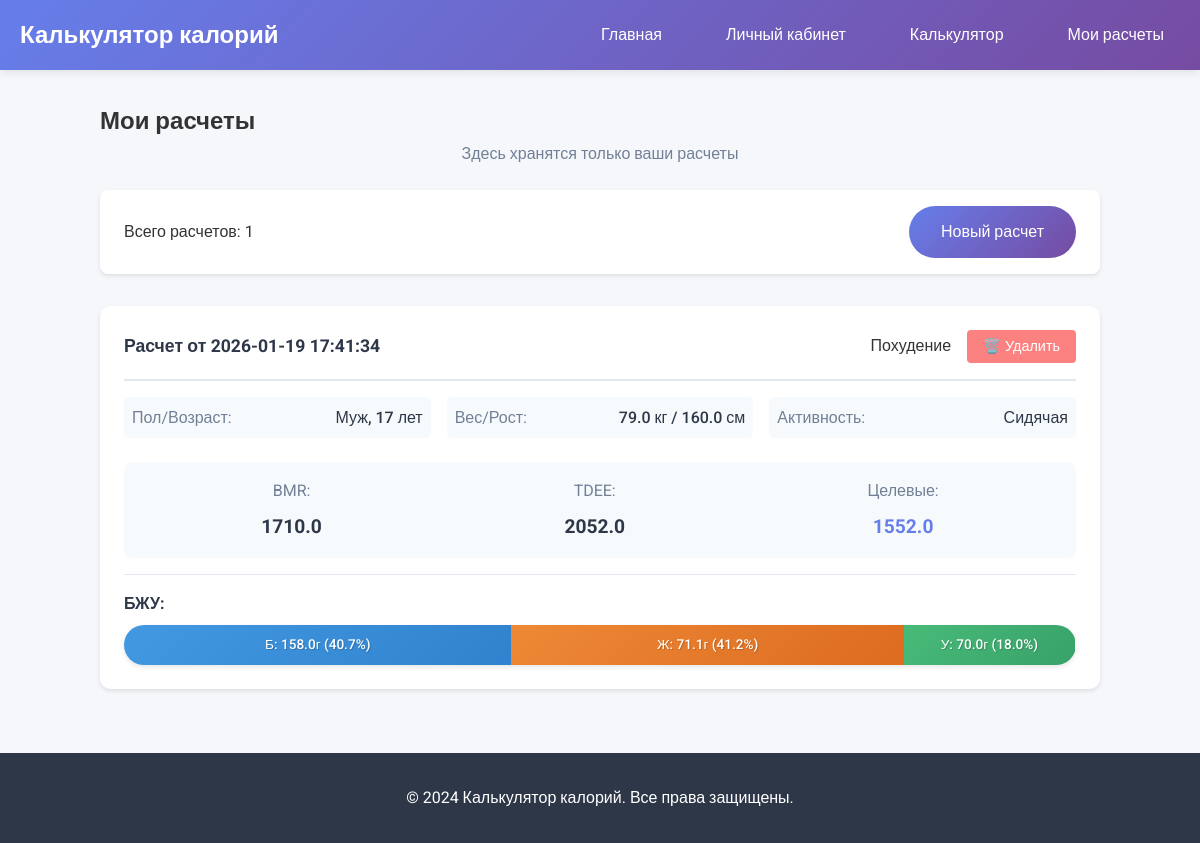
Screenshot of /history (signed in) with the database file from the repository.
### tables this page shows
CREATE TABLE calculations (
            id INTEGER PRIMARY KEY AUTOINCREMENT,
            user_id INTEGER NOT NULL,
            timestamp DATETIME DEFAULT CURRENT_TIMESTAMP,
            gender TEXT NOT NULL,
            age INTEGER NOT NULL,
            weight REAL NOT NULL,
            height REAL NOT NULL,
            goal TEXT NOT NULL,
            activity TEXT NOT NULL,
            bmr REAL NOT NULL,
            tdee REAL NOT NULL,
            target_calories REAL NOT NULL,
            protein_g REAL NOT NULL,
            fat_g REAL NOT NULL,
            carbs_g REAL NOT NULL,
            protein_percent REAL NOT NULL,
            fat_percent REAL NOT NULL,
            carbs_percent REAL NOT NULL,
            FOREIGN KEY (user_id) REFERENCES users (id)
        );

### app.py (the view)
@app.route('/history')
@login_required
def history():
    user = session['user']
    calculations = CalorieCalculator.get_user_calculations(user['id'])
    return render_template('history.html', calculations=calculations)

### app.py (called while the page is built)
@app.context_processor
def inject_user():
    user = None
    if 'user' in session:
        user = session['user']
    return dict(user=user)

def login_required(f):
    from functools import wraps
    @wraps(f)
    def decorated_function(*args, **kwargs):
        if 'user' not in session:
            flash('Пожалуйста, войдите в систему для доступа к этой странице', 'warning')
            return redirect(url_for('login'))
        return f(*args, **kwargs)
    return decorated_function

### database.py (called while the page is built)
def get_db_connection():
    conn = sqlite3.connect('data/calories.db')
    conn.row_factory = sqlite3.Row
    return conn

### models.py (called while the page is built)
    @staticmethod
    def get_user_calculations(user_id):
        conn = get_db_connection()
        cursor = conn.cursor()
        cursor.execute('''
            SELECT * FROM calculations
            WHERE user_id = ?
            ORDER BY timestamp DESC
        ''', (user_id,))
        calculations = cursor.fetchall()
        conn.close()
        return calculations

### templates/history.html
{% extends "base.html" %}
{% block content %}
<div class="history-container">
    <h2>Мои расчеты</h2>
    <p class="history-info">Здесь хранятся только ваши расчеты</p>
    {% if calculations %}
    <div class="history-controls">
        <p>Всего расчетов: {{ calculations|length }}</p>
        <a href="{{ url_for('calculate') }}" class="btn btn-primary">Новый расчет</a>
    </div>
    <div class="history-list">
        {% for calc in calculations %}
        <div class="history-card">
            <div class="history-header">
                <h3>Расчет от {{ calc['timestamp'] }}</h3>
                <div class="history-actions">
                    <span class="goal-badge {{ calc['goal'] }}">
                        {{ "Похудение" if calc['goal'] == 'loss' else "Набор массы" if calc['goal'] == 'gain' else "Поддержание" }}
                    </span>
                    <form method="POST" action="{{ url_for('delete_calculation', calculation_id=calc.id) }}"
                          onsubmit="return confirm('Удалить этот расчет?')">
                        <button type="submit" class="btn-delete">🗑️ Удалить</button>
                    </form>
                </div>
            </div>
            <div class="history-info">
                <div class="info-row">
                    <span>Пол/Возраст:</span>
                    <span>{{ "Муж" if calc['gender'] == 'male' else "Жен" }}, {{ calc['age'] }} лет</span>
                </div>
                <div class="info-row">
                    <span>Вес/Рост:</span>
                    <span>{{ calc['weight'] }} кг / {{ calc['height'] }} см</span>
                </div>
                <div class="info-row">
                    <span>Активность:</span>
                    <span>{{ "Сидячая" if calc['activity'] == 'sedentary' else "Легкая" if calc['activity'] == 'light' else "Умеренная" if calc['activity'] == 'moderate' else "Высокая" if calc['activity'] == 'active' else "Очень высокая" }}</span>
                </div>
            </div>
            <div class="calorie-summary">
                <div class="summary-item">
                    <span>BMR:</span>
                    <strong>{{ calc['bmr'] }}</strong>
                </div>
                <div class="summary-item">
                    <span>TDEE:</span>
                    <strong>{{ calc['tdee'] }}</strong>
                </div>
                <div class="summary-item highlight">
                    <span>Целевые:</span>
                    <strong>{{ calc['target_calories'] }}</strong>
                </div>
            </div>
            <div class="macros-summary">
                <h4>БЖУ:</h4>
                <div class="macros-bars">
                    <div class="macro-bar protein" style="width: {{ calc['protein_percent'] }}%">
                        <span>Б: {{ calc['protein_g'] }}г ({{ calc['protein_percent'] }}%)</span>
                    </div>
                    <div class="macro-bar fat" style="width: {{ calc['fat_percent'] }}%">
                        <span>Ж: {{ calc['fat_g'] }}г ({{ calc['fat_percent'] }}%)</span>
                    </div>
                    <div class="macro-bar carbs" style="width: {{ calc['carbs_percent'] }}%">
                        <span>У: {{ calc['carbs_g'] }}г ({{ calc['carbs_percent'] }}%)</span>
                    </div>
                </div>
            </div>
        </div>
        {% endfor %}
    </div>
    {% else %}
    <div class="empty-history">
        <p>У вас еще нет расчетов.</p>
        <a href="{{ url_for('calculate') }}" class="btn btn-primary">Сделать первый расчет</a>
    </div>
    {% endif %}
</div>
{% endblock %}

### templates/base.html (shortened to what this page needs)
<!DOCTYPE html>
<html lang="ru">
<head>
    <link rel="stylesheet" href="{{ url_for('static', filename='style.css') }}">
</head>
<body>
    <nav class="navbar">
        <div class="container">
            <h1 class="logo">Калькулятор калорий</h1>
            <ul class="nav-links">
                <li><a href="{{ url_for('index') }}">Главная</a></li>
                {% if user %}
                    <li><a href="{{ url_for('dashboard') }}">Личный кабинет</a></li>
                    <li><a href="{{ url_for('calculate') }}">Калькулятор</a></li>
                    <li><a href="{{ url_for('history') }}">Мои расчеты</a></li>
                {% else %}
                    <li><a href="{{ url_for('login') }}">Войти</a></li>
                {% endif %}
            </ul>
        </div>
    </nav>
    <div class="container">
        {% block content %}{% endblock %}
    </div>
    <footer>
        <div class="container">
            <p>© 2024 Калькулятор калорий. Все права защищены.</p>
        </div>
    </footer>
</body>
</html>

### static/style.css (style rules this page uses)
* { margin: 0; padding: 0; box-sizing: border-box; }
body { font-family: 'Roboto', sans-serif; line-height: 1.6; color: #333; background-color: #f5f7fa; }
.container { max-width: 1200px; margin: 0 auto; padding: 0 20px; }
.navbar { background: linear-gradient(135deg, #667eea 0%, #764ba2 100%); color: white; padding: 1rem 0; box-shadow: 0 2px 10px rgba(0,0,0,0.1); position: sticky; top: 0; z-index: 100; }
.navbar .container { display: flex; justify-content: space-between; align-items: center; }
.logo { font-size: 1.5rem; font-weight: 700; }
.nav-links { display: flex; list-style: none; gap: 2rem; }
.nav-links a { color: white; text-decoration: none; font-weight: 500; padding: 0.5rem 1rem; border-radius: 4px; transition: background-color 0.3s; }
.btn { display: inline-block; padding: 0.8rem 2rem; border-radius: 50px; text-decoration: none; font-weight: 500; transition: all 0.3s; border: none; cursor: pointer; font-size: 1rem; }
.btn-primary { background: linear-gradient(135deg, #667eea 0%, #764ba2 100%); color: white; }
.history-container { margin: 2rem auto; max-width: 1000px; }
.history-info { color: #718096; margin-bottom: 1.5rem; text-align: center; }
.history-controls { display: flex; justify-content: space-between; align-items: center; margin-bottom: 2rem; background: white; padding: 1rem 1.5rem; border-radius: 8px; box-shadow: 0 2px 4px rgba(0,0,0,0.1); }
.history-list { display: grid; gap: 1.5rem; }
.history-card { background: white; padding: 1.5rem; border-radius: 10px; box-shadow: 0 2px 4px rgba(0,0,0,0.1); }
.history-header { display: flex; justify-content: space-between; align-items: center; margin-bottom: 1rem; padding-bottom: 1rem; border-bottom: 2px solid #e2e8f0; }
.history-header h3 { color: #2d3748; font-size: 1.1rem; }
.history-actions { display: flex; align-items: center; gap: 1rem; }
.btn-delete { background: #fc8181; color: white; border: none; padding: 0.5rem 1rem; border-radius: 4px; cursor: pointer; font-size: 0.9rem; transition: background 0.3s; }
.history-info { display: grid; grid-template-columns: repeat(auto-fit, minmax(150px, 1fr)); gap: 1rem; margin-bottom: 1.5rem; }
.info-row { display: flex; justify-content: space-between; padding: 0.5rem; background: #f7fafc; border-radius: 5px; }
.info-row span:first-child { color: #718096; }
.info-row span:last-child { font-weight: 500; color: #2d3748; }
.calorie-summary { display: flex; justify-content: space-around; padding: 1rem; background: #f7fafc; border-radius: 8px; margin-bottom: 1rem; }
.summary-item { text-align: center; }
.summary-item span { display: block; color: #718096; margin-bottom: 0.5rem; }
.summary-item strong { font-size: 1.2rem; color: #2d3748; }
.summary-item.highlight { color: #667eea; }
.summary-item.highlight strong { color: #667eea; }
.macros-summary { margin-top: 1rem; padding-top: 1rem; border-top: 1px solid #e2e8f0; }
.macros-summary h4 { color: #2d3748; margin-bottom: 0.5rem; }
.macros-bars { display: flex; height: 40px; border-radius: 20px; overflow: hidden; margin-top: 0.5rem; box-shadow: 0 2px 5px rgba(0,0,0,0.1); }
.macro-bar { display: flex; align-items: center; justify-content: center; color: white; font-weight: 500; font-size: 0.85rem; padding: 0 10px; text-shadow: 1px 1px 1px rgba(0,0,0,0.2); white-space: nowrap; overflow: hidden; text-overflow: ellipsis; }
.macro-bar.protein { background: linear-gradient(135deg, #4299e1 0%, #3182ce 100%); }
.macro-bar.fat { background: linear-gradient(135deg, #ed8936 0%, #dd6b20 100%); }
.macro-bar.carbs { background: linear-gradient(135deg, #48bb78 0%, #38a169 100%); }
footer { background: #2d3748; color: white; text-align: center; padding: 2rem 0; margin-top: 4rem; }

### rows the page displays
calculations: timestamp "2026-01-19 17:41:34", goal "Похудение", gender "Муж", age "17", weight "79.0", height "160.0", activity "Сидячая", bmr "1710.0", tdee "2052.0", target_calories "1552.0", protein_g "158.0", protein_percent "40.7", fat_g "71.1", fat_percent "41.2", carbs_g "70.0", carbs_percent "18.0"

### other values shown
{{ calculations|length }} "1"
